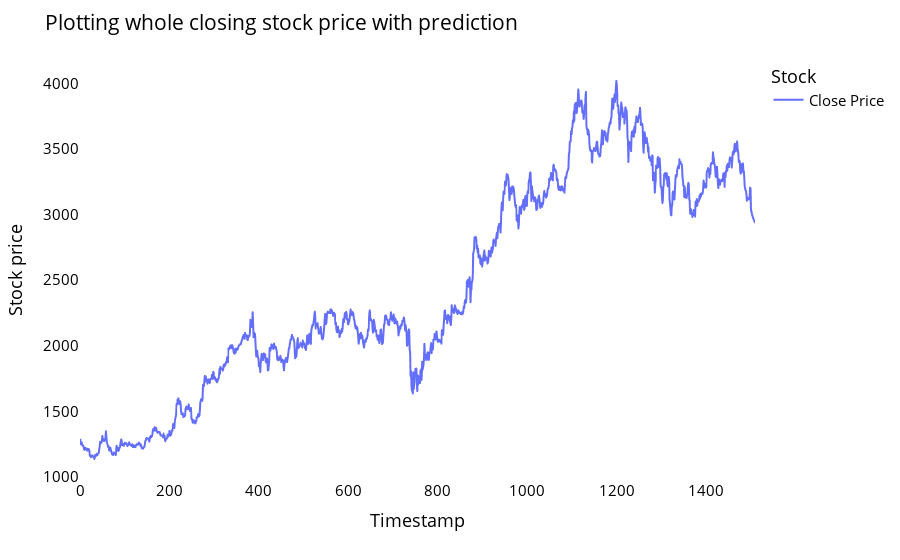

The cell this chart's notebook holds for it:
### Code cell
svrdf=closedf.tolist()
svrdf.extend((np.array(lst_output).reshape(-1,1)).tolist())
svrdf=scaler.inverse_transform(svrdf).reshape(1,-1).tolist()[0]

names = cycle(['Close Price'])

fig = px.line(svrdf,labels={'value': 'Stock price','index': 'Timestamp'})
fig.update_layout(title_text='Plotting whole closing stock price with prediction',
                  plot_bgcolor='white', font_size=15, font_color='black',legend_title_text='Stock')
fig.for_each_trace(lambda t:  t.update(name = next(names)))
fig.update_xaxes(showgrid=False)
fig.update_yaxes(showgrid=False)
fig.show()

### Figure 1 — Plotly figure (JSON) as saved in the notebook; plotly's stock layout.template omitted (floating-point values rounded to 4 significant figures; data arrays with more than 128 entries replaced by an {"elided": "..."} marker saying what was removed)
{"data": [{"hovertemplate": "variable=0<br>Timestamp=%{x}<br>Stock price=%{y}<extra></extra>", "legendgroup": "0", "line": {"color": "#636efa", "dash": "solid"}, "marker": {"symbol": "circle"}, "mode": "lines", "name": "Close Price", "showlegend": true, "type": "scattergl", "x": {"elided": "1510 int values"}, "xaxis": "x", "y": {"elided": "1510 float values"}, "yaxis": "y"}], "layout": {"font": {"color": "black", "size": 15}, "legend": {"title": {"text": "Stock"}, "tracegroupgap": 0}, "margin": {"t": 60}, "plot_bgcolor": "white", "title": {"text": "Plotting whole closing stock price with prediction"}, "xaxis": {"anchor": "y", "domain": [0, 1], "showgrid": false, "title": {"text": "Timestamp"}}, "yaxis": {"anchor": "x", "domain": [0, 1], "showgrid": false, "title": {"text": "Stock price"}}}}
